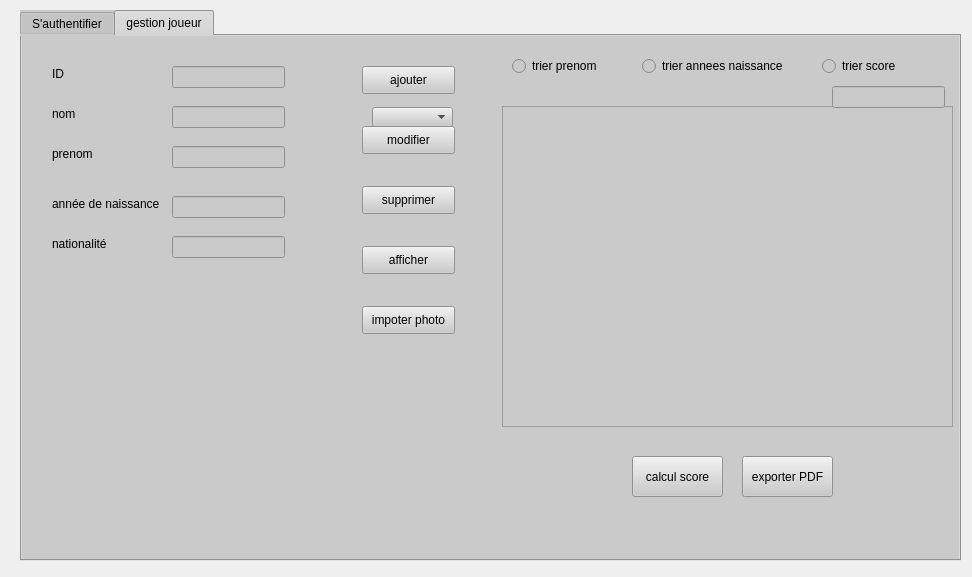
<?xml version="1.0" encoding="UTF-8"?>
<ui version="4.0">
 <class>client</class>
 <widget class="QDialog" name="client">
  <property name="geometry">
   <rect>
    <x>0</x>
    <y>0</y>
    <width>972</width>
    <height>577</height>
   </rect>
  </property>
  <property name="contextMenuPolicy">
   <enum>Qt::PreventContextMenu</enum>
  </property>
  <property name="windowTitle">
   <string>Dialog</string>
  </property>
  <property name="styleSheet">
   <string notr="true">selection-color: rgb(255, 255, 255);

selection-background-color: rgb(255, 255, 255);</string>
  </property>
  <widget class="QTabWidget" name="impression_badges">
   <property name="geometry">
    <rect>
     <x>20</x>
     <y>10</y>
     <width>941</width>
     <height>551</height>
    </rect>
   </property>
   <property name="styleSheet">
    <string notr="true">background-color: rgb(202, 202, 202);
</string>
   </property>
   <property name="currentIndex">
    <number>1</number>
   </property>
   <widget class="QWidget" name="tab_3">
    <attribute name="title">
     <string>S'authentifier</string>
    </attribute>
    <widget class="QLineEdit" name="lineEdit">
     <property name="geometry">
      <rect>
       <x>230</x>
       <y>120</y>
       <width>141</width>
       <height>22</height>
      </rect>
     </property>
    </widget>
    <widget class="QLineEdit" name="lineEdit_2">
     <property name="geometry">
      <rect>
       <x>232</x>
       <y>150</y>
       <width>141</width>
       <height>22</height>
      </rect>
     </property>
    </widget>
    <widget class="QPushButton" name="pushButton">
     <property name="geometry">
      <rect>
       <x>280</x>
       <y>180</y>
       <width>51</width>
       <height>21</height>
      </rect>
     </property>
     <property name="text">
      <string>login</string>
     </property>
    </widget>
    <widget class="QLabel" name="label_7">
     <property name="geometry">
      <rect>
       <x>0</x>
       <y>-5</y>
       <width>501</width>
       <height>361</height>
      </rect>
     </property>
     <property name="text">
      <string/>
     </property>
     <property name="pixmap">
      <pixmap>../v.png</pixmap>
     </property>
     <property name="scaledContents">
      <bool>true</bool>
     </property>
    </widget>
    <widget class="QLabel" name="label_10">
     <property name="geometry">
      <rect>
       <x>280</x>
       <y>60</y>
       <width>51</width>
       <height>51</height>
      </rect>
     </property>
     <property name="styleSheet">
      <string notr="true">background-color: rgb(234, 235, 239);</string>
     </property>
     <property name="text">
      <string/>
     </property>
     <property name="pixmap">
      <pixmap>../ACCOUNT.png</pixmap>
     </property>
     <property name="scaledContents">
      <bool>true</bool>
     </property>
    </widget>
    <zorder>label_7</zorder>
    <zorder>lineEdit</zorder>
    <zorder>lineEdit_2</zorder>
    <zorder>pushButton</zorder>
    <zorder>label_10</zorder>
   </widget>
   <widget class="QWidget" name="tab">
    <attribute name="title">
     <string>gestion joueur</string>
    </attribute>
    <widget class="QLabel" name="label">
     <property name="geometry">
      <rect>
       <x>30</x>
       <y>30</y>
       <width>56</width>
       <height>16</height>
      </rect>
     </property>
     <property name="text">
      <string>ID</string>
     </property>
    </widget>
    <widget class="QLabel" name="label_2">
     <property name="geometry">
      <rect>
       <x>30</x>
       <y>70</y>
       <width>56</width>
       <height>16</height>
      </rect>
     </property>
     <property name="text">
      <string>nom</string>
     </property>
    </widget>
    <widget class="QLineEdit" name="le_cin">
     <property name="geometry">
      <rect>
       <x>150</x>
       <y>30</y>
       <width>113</width>
       <height>22</height>
      </rect>
     </property>
    </widget>
    <widget class="QPushButton" name="pb_ajouter">
     <property name="geometry">
      <rect>
       <x>340</x>
       <y>30</y>
       <width>93</width>
       <height>28</height>
      </rect>
     </property>
     <property name="styleSheet">
      <string notr="true"/>
     </property>
     <property name="text">
      <string>ajouter</string>
     </property>
    </widget>
    <widget class="QPushButton" name="pb_modifier">
     <property name="geometry">
      <rect>
       <x>340</x>
       <y>90</y>
       <width>93</width>
       <height>28</height>
      </rect>
     </property>
     <property name="styleSheet">
      <string notr="true"/>
     </property>
     <property name="text">
      <string>modifier</string>
     </property>
    </widget>
    <widget class="QPushButton" name="pb_afficher">
     <property name="geometry">
      <rect>
       <x>340</x>
       <y>210</y>
       <width>93</width>
       <height>28</height>
      </rect>
     </property>
     <property name="text">
      <string>afficher</string>
     </property>
    </widget>
    <widget class="QLabel" name="label_3">
     <property name="geometry">
      <rect>
       <x>30</x>
       <y>110</y>
       <width>56</width>
       <height>16</height>
      </rect>
     </property>
     <property name="text">
      <string>prenom</string>
     </property>
    </widget>
    <widget class="QLabel" name="label_4">
     <property name="geometry">
      <rect>
       <x>30</x>
       <y>160</y>
       <width>121</width>
       <height>16</height>
      </rect>
     </property>
     <property name="text">
      <string>année de naissance</string>
     </property>
    </widget>
    <widget class="QLineEdit" name="le_nom">
     <property name="geometry">
      <rect>
       <x>150</x>
       <y>70</y>
       <width>113</width>
       <height>22</height>
      </rect>
     </property>
    </widget>
    <widget class="QLineEdit" name="le_prenom">
     <property name="geometry">
      <rect>
       <x>150</x>
       <y>110</y>
       <width>113</width>
       <height>22</height>
      </rect>
     </property>
    </widget>
    <widget class="QLineEdit" name="le_tel">
     <property name="geometry">
      <rect>
       <x>150</x>
       <y>160</y>
       <width>113</width>
       <height>22</height>
      </rect>
     </property>
    </widget>
    <widget class="QLabel" name="label_5">
     <property name="geometry">
      <rect>
       <x>30</x>
       <y>200</y>
       <width>61</width>
       <height>16</height>
      </rect>
     </property>
     <property name="text">
      <string>nationalité</string>
     </property>
    </widget>
    <widget class="QLineEdit" name="le_adresse">
     <property name="geometry">
      <rect>
       <x>150</x>
       <y>200</y>
       <width>113</width>
       <height>22</height>
      </rect>
     </property>
    </widget>
    <widget class="QPushButton" name="pb_importer">
     <property name="geometry">
      <rect>
       <x>340</x>
       <y>270</y>
       <width>93</width>
       <height>28</height>
      </rect>
     </property>
     <property name="text">
      <string>impoter photo</string>
     </property>
    </widget>
    <widget class="QLabel" name="label_8">
     <property name="geometry">
      <rect>
       <x>10</x>
       <y>-30</y>
       <width>941</width>
       <height>541</height>
      </rect>
     </property>
     <property name="text">
      <string/>
     </property>
     <property name="pixmap">
      <pixmap>../bb.png</pixmap>
     </property>
     <property name="scaledContents">
      <bool>true</bool>
     </property>
    </widget>
    <widget class="QTableView" name="tab_client">
     <property name="geometry">
      <rect>
       <x>480</x>
       <y>70</y>
       <width>451</width>
       <height>321</height>
      </rect>
     </property>
    </widget>
    <widget class="QPushButton" name="export_pdf">
     <property name="geometry">
      <rect>
       <x>720</x>
       <y>420</y>
       <width>91</width>
       <height>41</height>
      </rect>
     </property>
     <property name="text">
      <string>exporter PDF</string>
     </property>
    </widget>
    <widget class="QPushButton" name="pushButton_8">
     <property name="geometry">
      <rect>
       <x>610</x>
       <y>420</y>
       <width>91</width>
       <height>41</height>
      </rect>
     </property>
     <property name="text">
      <string>calcul score</string>
     </property>
    </widget>
    <widget class="QComboBox" name="comboBox_2">
     <property name="geometry">
      <rect>
       <x>350</x>
       <y>71</y>
       <width>81</width>
       <height>20</height>
      </rect>
     </property>
    </widget>
    <widget class="QPushButton" name="pb_supprimer">
     <property name="geometry">
      <rect>
       <x>340</x>
       <y>150</y>
       <width>93</width>
       <height>28</height>
      </rect>
     </property>
     <property name="text">
      <string>supprimer</string>
     </property>
    </widget>
    <widget class="QRadioButton" name="trier_prenom">
     <property name="geometry">
      <rect>
       <x>490</x>
       <y>20</y>
       <width>101</width>
       <height>20</height>
      </rect>
     </property>
     <property name="text">
      <string>trier prenom</string>
     </property>
    </widget>
    <widget class="QRadioButton" name="trier_annees">
     <property name="geometry">
      <rect>
       <x>620</x>
       <y>20</y>
       <width>161</width>
       <height>20</height>
      </rect>
     </property>
     <property name="text">
      <string>trier annees naissance</string>
     </property>
    </widget>
    <widget class="QRadioButton" name="trier_tel">
     <property name="geometry">
      <rect>
       <x>800</x>
       <y>20</y>
       <width>97</width>
       <height>20</height>
      </rect>
     </property>
     <property name="text">
      <string>trier score </string>
     </property>
    </widget>
    <widget class="QLineEdit" name="lineEdit_3">
     <property name="geometry">
      <rect>
       <x>810</x>
       <y>50</y>
       <width>113</width>
       <height>22</height>
      </rect>
     </property>
     <property name="text">
      <string/>
     </property>
    </widget>
    <widget class="QLabel" name="label_9">
     <property name="geometry">
      <rect>
       <x>330</x>
       <y>310</y>
       <width>121</width>
       <height>181</height>
      </rect>
     </property>
     <property name="text">
      <string/>
     </property>
    </widget>
    <zorder>label_8</zorder>
    <zorder>label</zorder>
    <zorder>label_2</zorder>
    <zorder>le_cin</zorder>
    <zorder>pb_ajouter</zorder>
    <zorder>pb_modifier</zorder>
    <zorder>pb_afficher</zorder>
    <zorder>label_3</zorder>
    <zorder>label_4</zorder>
    <zorder>le_nom</zorder>
    <zorder>le_prenom</zorder>
    <zorder>le_tel</zorder>
    <zorder>label_5</zorder>
    <zorder>le_adresse</zorder>
    <zorder>pb_importer</zorder>
    <zorder>tab_client</zorder>
    <zorder>export_pdf</zorder>
    <zorder>pushButton_8</zorder>
    <zorder>comboBox_2</zorder>
    <zorder>pb_supprimer</zorder>
    <zorder>trier_prenom</zorder>
    <zorder>trier_annees</zorder>
    <zorder>trier_tel</zorder>
    <zorder>lineEdit_3</zorder>
    <zorder>label_9</zorder>
   </widget>
  </widget>
 </widget>
 <resources/>
 <connections/>
</ui>
